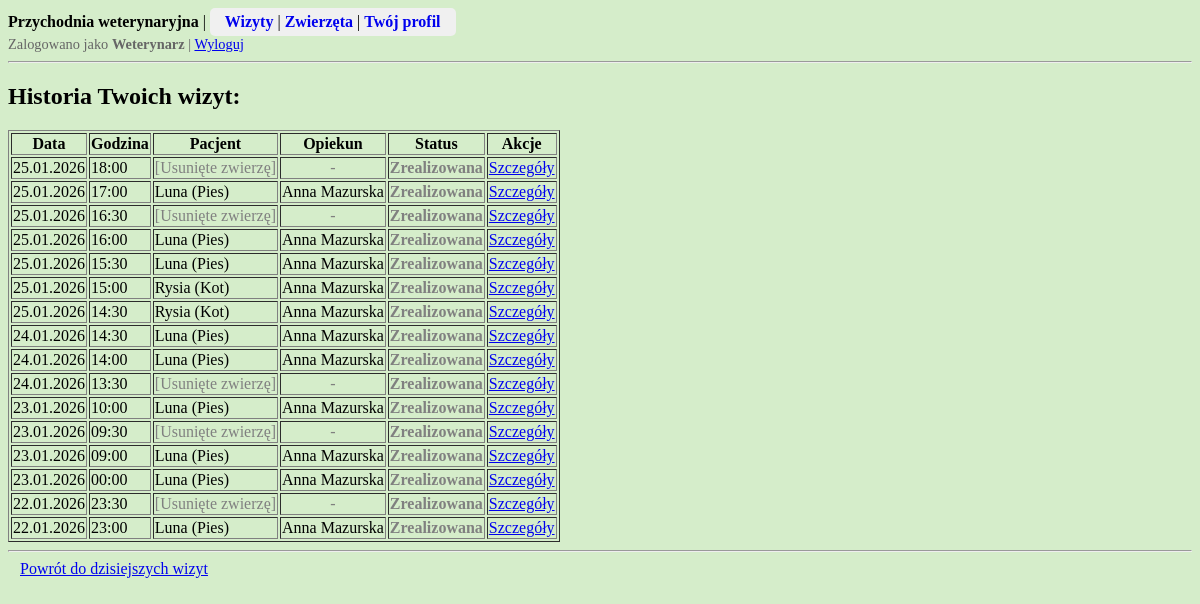
The page /przychodnia/wizyty/historia/ (signed in) on the database as committed earlier.
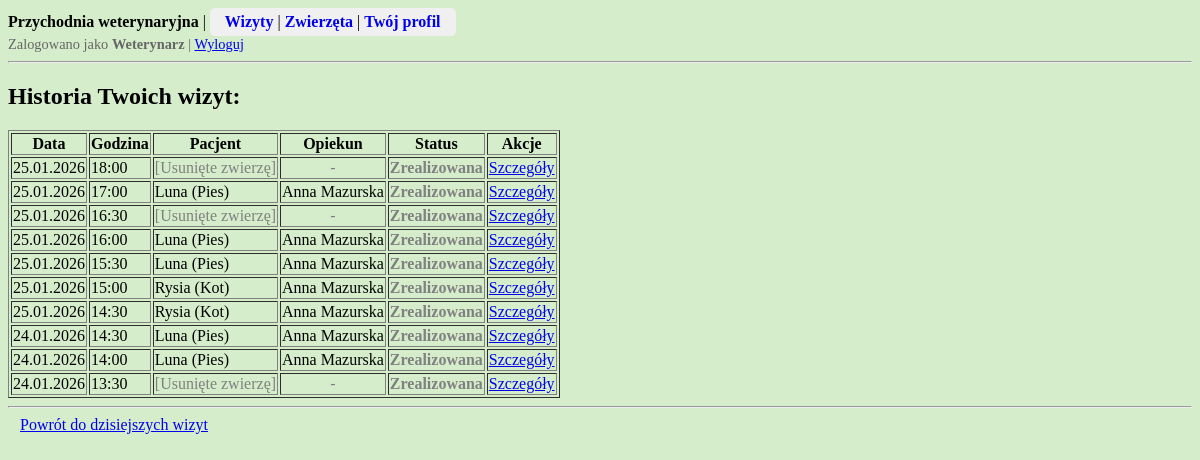
The same page on the database as committed later.
### przychodnia/models.py (models this page shows, shortened)
class Wizyta(models.Model):
    zwierze = models.ForeignKey(Zwierze, on_delete = models.SET_NULL, null=True)
    weterynarz = models.ForeignKey(Weterynarz, on_delete = models.PROTECT)
    data_wizyty = models.DateField()
    godzina_wizyty = models.TimeField()
    status = models.IntegerField(choices = STATUS_WIZYTA.choices, default = STATUS_WIZYTA.Zaplanowana)
    notatka = models.TextField(blank = True)  # obowiązkowa dopiero po zrealizowaniu wizyty
    class Meta:
        verbose_name_plural = "Wizyty"
        ordering = ['data_wizyty', 'godzina_wizyty', 'status']

class Zwierze(models.Model):
    imie = models.CharField(max_length = 50)
    opiekun = models.ForeignKey(Opiekun, on_delete = models.CASCADE)
    gatunek = models.IntegerField(choices = GATUNEK.choices)
    plec = models.IntegerField(choices = PLEC_ZWIERZE.choices)
    data_urodzenia = models.DateField(blank = True, null = True)  # opcjonalnie
    data_dodania = models.DateTimeField(auto_now_add = True, editable = False)
    class Meta:
        verbose_name_plural = "Zwierzeta"
        ordering = ['opiekun__nazwisko', 'gatunek', 'imie']

class Opiekun(models.Model):
    user = models.OneToOneField(User, on_delete=models.CASCADE)  # polaczenie profilu opiekuna z kontem uzytkownika User
    imie = models.CharField(max_length = 50)
    nazwisko = models.CharField(max_length = 100)
    plec = models.IntegerField(choices = PLEC_OSOBA.choices, default = PLEC_OSOBA.Inna)
    data_dodania = models.DateTimeField(auto_now_add = True, editable = False)
    class Meta:
        verbose_name_plural = "Opiekunowie"
        ordering = ['nazwisko', 'imie']

### przychodnia/views.py (the view)
# urls.py: path('wizyty/historia/', views.historia_wizyt, name='historia-wizyt'),
@login_required
@opiekun_or_weterynarz_required
def historia_wizyt(request):
    user = request.user
    if hasattr(user, "opiekun"):
        wizyty = Wizyta.objects.filter(
            zwierze__opiekun=user.opiekun,  # opiekun: tylko zrealizowane wizyty swoich zwierząt
            status=STATUS_WIZYTA.Zrealizowana
        ).order_by('-data_wizyty', '-godzina_wizyty')
    elif hasattr(user, "weterynarz"):
        wizyty = Wizyta.objects.filter(
            weterynarz=user.weterynarz,  # weterynarz: tylko swoje zrealizowane wizyty
            status=STATUS_WIZYTA.Zrealizowana
        ).order_by('-data_wizyty', '-godzina_wizyty')
    return render(request, 'przychodnia/wizyty/historia_wizyt.html', {'wizyty': wizyty})

### przychodnia/permissions.py (called while the page is built)
def opiekun_or_weterynarz_required(view_func):
    @wraps(view_func)
    def wrapper(request, *args, **kwargs):
        if not (hasattr(request.user, 'opiekun') or hasattr(request.user, 'weterynarz')):
            return HttpResponseForbidden()
        return view_func(request, *args, **kwargs)
    return wrapper

### przychodnia/templates/przychodnia/wizyty/historia_wizyt.html (shortened to what this page needs)
{% extends "przychodnia/base.html" %}
{% block content %}
<h2>Historia Twoich wizyt:</h2>
{% if wizyty %}
    <table border="1">
        <tr>
            <th>Data</th>
            <th>Godzina</th>
            <th>Pacjent</th>
            {% if user.weterynarz %}<th>Opiekun</th>{% endif %}
            <th>Status</th>
            <th>Akcje</th>
        </tr>
        {% for wizyta in wizyty %}
        <tr>
            <td>{{ wizyta.data_wizyty|date:"d.m.Y" }}</td>
            <td>{{ wizyta.godzina_wizyty|time:"H:i" }}</td>
            <td>
                {% if wizyta.zwierze %}
                    {{ wizyta.zwierze.imie }} ({{ wizyta.zwierze.get_gatunek_display }})
                {% else %}
                    <span style="color: gray;">[Usunięte zwierzę]</span>
                {% endif %}
            </td>
            {% if user.weterynarz %}
                <td>
                    {% if wizyta.zwierze %}
                        {{ wizyta.zwierze.opiekun.imie }} {{ wizyta.zwierze.opiekun.nazwisko }}
                    {% else %}
                        <span style="color: gray; display: block; text-align: center;">-</span>
                    {% endif %}
                </td>
            {% endif %}
            <td>
                <span class="
                    {% if wizyta.status == 1 %}status-1
                    {% elif wizyta.status == 2 %}status-2
                    {% elif wizyta.status == 3 %}status-3
                    {% endif %}
                    ">
                {{ wizyta.get_status_display }}
                </span>
            </td>
            <td>
                <a href="{% url 'wizyta-detail' pk=wizyta.pk %}">Szczegóły</a>
            </td>
        </tr>
        {% endfor %}
    </table>
{% else %}
    <p>Brak zrealizowanych wizyt.</p>
{% endif %}
<hr>
{% if user.weterynarz %}
<a href="{% url 'dzisiejsze-wizyty' %}" style="padding: 6px 12px;">
    Powrót do dzisiejszych wizyt
</a>
{% endif %}
{% endblock %}

### przychodnia/templates/przychodnia/base.html (shortened to what this page needs)
{% load static %}
<!DOCTYPE html>
<html>
    <head>
        <link href="{% static "css/przychodnia.css" %}" rel="stylesheet">
    </head>
    <body>
        <div id="header" >
            <div>
                <strong>Przychodnia weterynaryjna</strong>
                    |
                {% if user.is_authenticated %}
                    <span class="nav-links">
                        {% if user.weterynarz %}
                            <a href="{% url 'dzisiejsze-wizyty' %}">Wizyty</a>
                        {% else %}
                            <a href="{% url 'przyszle-wizyty' %}">Wizyty</a>
                        {% endif %}
                        | <a href="{% url 'lista-zwierzat' %}">Zwierzęta</a>
                        | <a href="{% url 'user-profil' %}">Twój profil</a>
                    </span>
                {% else %}
                    <a href="{% url 'user-login' %}">Zaloguj</a>
                {% endif %}
            </div>
            {% if user.is_authenticated %}
                <div class="user-info">
                    Zalogowano jako <strong>{% if user.weterynarz %}Weterynarz{% elif user.opiekun %}Opiekun{% endif %}</strong>
                    | <a href="{% url 'user-logout' %}">Wyloguj</a>
                </div>
            {% endif %}
        </div>
        <hr/>
        <div id="content">
            {% block content %}
            {% endblock %}
        </div>
    </body>
</html>

### przychodnia/static/css/przychodnia.css (style rules this page uses)
body { background-color: rgb(213, 237, 202); }

### przychodnia/templates/przychodnia/base.html (style rules this page uses)
.status-2 { color: gray; font-weight: bold; }
.nav-links { background-color: #f0f0f0; padding: 5px 15px; border-radius: 5px; display: inline-block; }
.nav-links a { font-weight: bold; text-decoration: none; }
.user-info { font-size: 0.9em; color: #666; }

Rows that differ between the two databases and show on the page:
removed Wizyta: data_wizyty "23.01.2026", godzina_wizyty "10:00", zwierze.imie "Luna", zwierze.gatunek "Pies", zwierze.opiekun.imie "Anna", zwierze.opiekun.nazwisko "Mazurska", status "Zrealizowana"
removed Wizyta: data_wizyty "23.01.2026", godzina_wizyty "09:30", shows "[Usunięte zwierzę]", status "Zrealizowana"
removed Wizyta: data_wizyty "23.01.2026", godzina_wizyty "09:00", zwierze.imie "Luna", zwierze.gatunek "Pies", zwierze.opiekun.imie "Anna", zwierze.opiekun.nazwisko "Mazurska", status "Zrealizowana"
removed Wizyta: data_wizyty "23.01.2026", godzina_wizyty "00:00", zwierze.imie "Luna", zwierze.gatunek "Pies", zwierze.opiekun.imie "Anna", zwierze.opiekun.nazwisko "Mazurska", status "Zrealizowana"
removed Wizyta: data_wizyty "22.01.2026", godzina_wizyty "23:30", shows "[Usunięte zwierzę]", status "Zrealizowana"
removed Wizyta: data_wizyty "22.01.2026", godzina_wizyty "23:00", zwierze.imie "Luna", zwierze.gatunek "Pies", zwierze.opiekun.imie "Anna", zwierze.opiekun.nazwisko "Mazurska", status "Zrealizowana"
